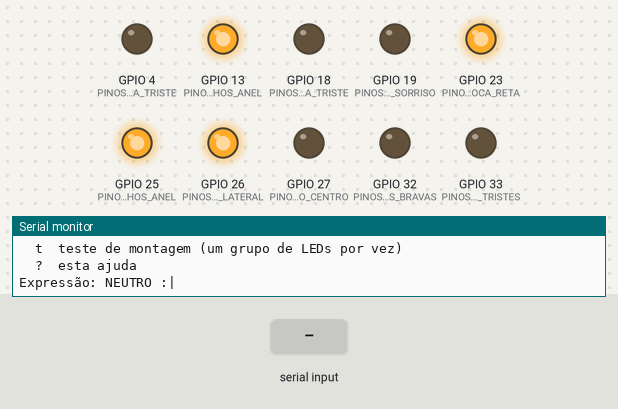
Recording of a sketch running on a simulated ESP32. Parts: output pins drawn as LEDs (lit = HIGH), the last lines printed to the serial monitor. The inputs (shaded band) are chosen by the test bench. Random numbers use the default seed unless the sketch sets one.

Above: at 1.2 s.
1.3 s: "t\n" received over Serial
At 2.2 s:
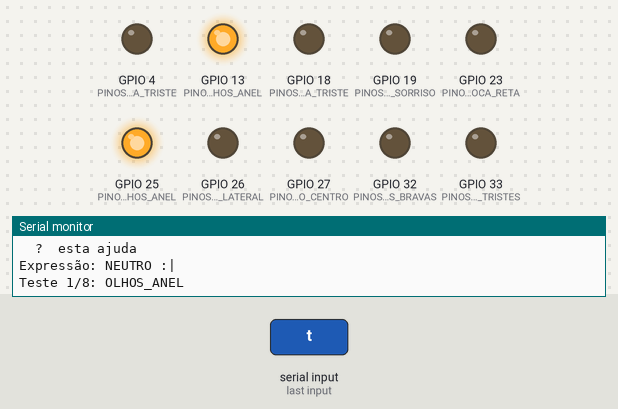
At 3.4 s:
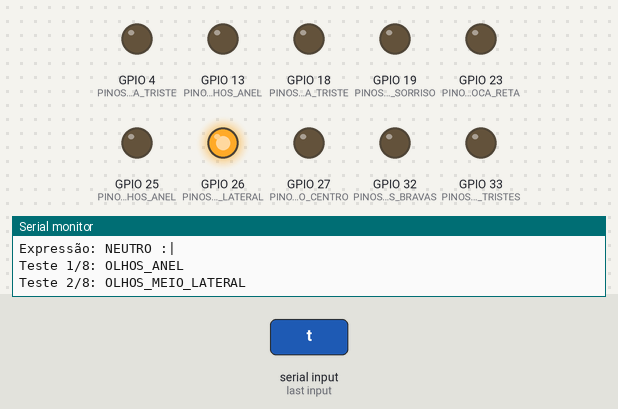
4.3 s: "p\n" received over Serial
7.3 s: "d\n" received over Serial
10.3 s: "T\n" received over Serial
At 16.0 s:
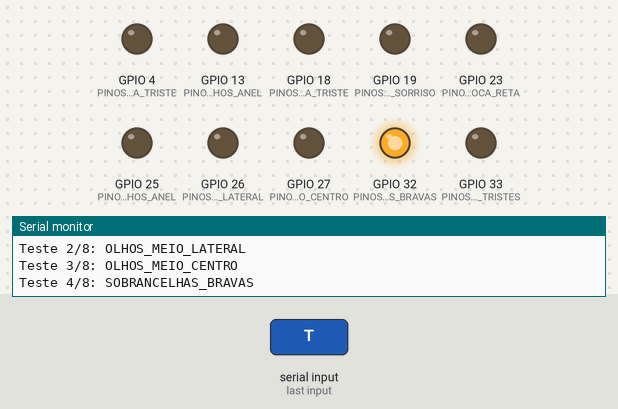
Timing chart, 0 to 26.8 s (numbered marks = the images above; inputs shaded):
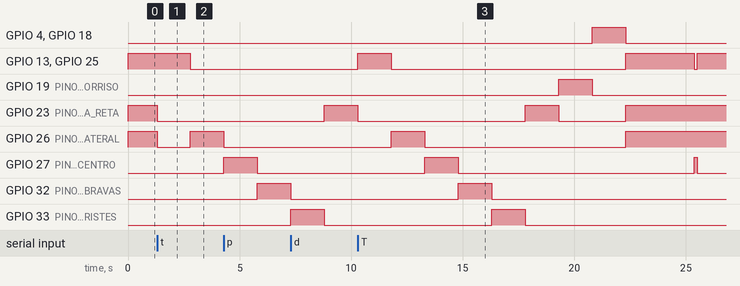

The sketch:

NightmareGrimm.ino
```cpp
// Nightmare Grimm — rosto de LEDs controlado por ESP32.
//
// Organização:
//   config.h        pinos e tempos (o que normalmente se ajusta)
//   grupos_led.*    grupos de LEDs e escrita nos pinos
//   expressoes.*    tabela das cinco expressões
//   rosto.*         expressão ativa + olhos, traduzidos em grupos de LEDs
//   piscada.*       piscada automática não bloqueante
//   comandos.*      serial, modo demonstração e teste de montagem
//
// Montagem e ligação elétrica: README.md na raiz do repositório.

#include "config.h"
#include "comandos.h"
#include "grupos_led.h"
#include "piscada.h"
#include "rosto.h"

void setup() {
  Serial.begin(SERIAL_VELOCIDADE);

  gruposIniciar();
  rostoIniciar(EXPRESSAO_INICIAL);

  const uint32_t agora = millis();
  piscadaIniciar(agora);
  comandosIniciar(agora);
}

void loop() {
  const uint32_t agora = millis();

  comandosAtualizar(agora);
  if (!comandosTesteAtivo()) {
    piscadaAtualizar(agora);
  }
}
```

comandos.cpp
```cpp
#include "comandos.h"
#include "config.h"
#include "grupos_led.h"
#include "piscada.h"
#include "rosto.h"

namespace {

constexpr uint8_t TOTAL_EXPRESSOES = uint8_t(Expressao::QUANTIDADE);
constexpr uint8_t TOTAL_GRUPOS = uint8_t(GrupoLed::QUANTIDADE);

bool demoAtivo = DEMO_AO_LIGAR;
uint32_t ultimaTrocaDemo = 0;

// Teste de montagem: acende um grupo por vez, na ordem do enum GrupoLed.
bool testeAtivo = false;
uint8_t testeGrupo = 0;
uint32_t testeInicioGrupo = 0;

void mostrarAjuda() {
  Serial.println();
  Serial.println(F("Nightmare Grimm - comandos:"));
  for (uint8_t i = 0; i < TOTAL_EXPRESSOES; i++) {
    const DefinicaoExpressao& definicao = expressaoDefinicao(Expressao(i));
    Serial.printf("  %u  %-12s %s\n", i + 1, definicao.nome, definicao.simbolo);
  }
  Serial.println(F("  p  piscar agora"));
  Serial.println(F("  d  liga/desliga o modo demonstração"));
  Serial.println(F("  t  teste de montagem (um grupo de LEDs por vez)"));
  Serial.println(F("  ?  esta ajuda"));
}

void mudarExpressao(Expressao expressao) {
  rostoDefinirExpressao(expressao);
  const DefinicaoExpressao& definicao = expressaoDefinicao(expressao);
  Serial.printf("Expressão: %s %s\n", definicao.nome, definicao.simbolo);
}

void acenderGrupoDoTeste(uint32_t agora) {
  const GrupoLed grupo = GrupoLed(testeGrupo);
  gruposAplicar(mascara(grupo));
  testeInicioGrupo = agora;
  Serial.printf("Teste %u/%u: %s\n", testeGrupo + 1, TOTAL_GRUPOS, grupoNome(grupo));
}

void iniciarTeste(uint32_t agora) {
  testeAtivo = true;
  testeGrupo = 0;
  acenderGrupoDoTeste(agora);
}

void pararTeste(uint32_t agora) {
  if (!testeAtivo) {
    return;
  }
  testeAtivo = false;
  rostoReaplicar();
  piscadaIniciar(agora);
  ultimaTrocaDemo = agora;
}

void atualizarTeste(uint32_t agora) {
  if (agora - testeInicioGrupo < TESTE_GRUPO_MS) {
    return;
  }
  testeGrupo++;
  if (testeGrupo < TOTAL_GRUPOS) {
    acenderGrupoDoTeste(agora);
  } else {
    Serial.println(F("Teste concluído."));
    pararTeste(agora);
  }
}

void atualizarDemo(uint32_t agora) {
  if (!demoAtivo || agora - ultimaTrocaDemo < DEMO_INTERVALO_MS) {
    return;
  }
  ultimaTrocaDemo = agora;
  const uint8_t proxima = (uint8_t(rostoExpressao()) + 1) % TOTAL_EXPRESSOES;
  mudarExpressao(Expressao(proxima));
}

void tratarComando(char comando, uint32_t agora) {
  // '1'..'5' escolhem a expressão e desligam a demonstração.
  if (comando >= '1' && comando < char('1' + TOTAL_EXPRESSOES)) {
    pararTeste(agora);
    demoAtivo = false;
    mudarExpressao(Expressao(comando - '1'));
    return;
  }

  switch (comando) {
    case 'p':
    case 'P':
      if (!testeAtivo) {
        piscadaAgora(agora);
      }
      break;

    case 'd':
    case 'D':
      demoAtivo = !demoAtivo;
      ultimaTrocaDemo = agora;
      Serial.println(demoAtivo ? F("Demonstração ligada.") : F("Demonstração desligada."));
      break;

    case 't':
    case 'T':
      iniciarTeste(agora);
      break;

    case '?':
    case 'h':
    case 'H':
      mostrarAjuda();
      break;

    case '\r':
    case '\n':
    case ' ':
      break;

    default:
      Serial.printf("Comando desconhecido: '%c' (envie ? para ajuda)\n", comando);
      break;
  }
}

}  // namespace

void comandosIniciar(uint32_t agora) {
  ultimaTrocaDemo = agora;
  mostrarAjuda();
  mudarExpressao(rostoExpressao());
}

void comandosAtualizar(uint32_t agora) {
  while (Serial.available() > 0) {
    tratarComando(char(Serial.read()), agora);
  }

  if (testeAtivo) {
    atualizarTeste(agora);
  } else {
    atualizarDemo(agora);
  }
}

bool comandosTesteAtivo() {
  return testeAtivo;
}
```

comandos.h
```cpp
// Escolha da expressão: comandos pela serial, modo demonstração e teste de
// montagem. Envie "?" no Monitor Serial (115200) para ver a lista.
#pragma once
#include <Arduino.h>

void comandosIniciar(uint32_t agora);

// Chamar a cada volta do loop.
void comandosAtualizar(uint32_t agora);

// Durante o teste de montagem os grupos são acesos diretamente, então a
// piscada fica pausada.
bool comandosTesteAtivo();
```

expressoes.cpp
```cpp
#include "expressoes.h"

namespace {

// Uma linha por expressão, na mesma ordem do enum Expressao.
// Para criar uma expressão nova: acrescente o nome no enum (antes de
// QUANTIDADE) e a linha correspondente aqui.
const DefinicaoExpressao EXPRESSOES[] = {
  // nome           símbolo  sobrancelhas            boca              modelo
  { "FELIZ",        ":)",   Sobrancelhas::NENHUMA, Boca::SORRISO },  // Feliz.png
  { "FELIZ_BRAVO",  ">:)",  Sobrancelhas::BRAVAS,  Boca::SORRISO },  // bravo-Feliz.png
  { "BRAVO",        ">:|",  Sobrancelhas::BRAVAS,  Boca::RETA    },  // bravo.png
  { "NEUTRO",       ":|",   Sobrancelhas::NENHUMA, Boca::RETA    },  // Neutro.png
  { "TRISTE",       "<:(",  Sobrancelhas::TRISTES, Boca::TRISTE  },  // triste.png
};

static_assert(sizeof(EXPRESSOES) / sizeof(EXPRESSOES[0]) == size_t(Expressao::QUANTIDADE),
              "EXPRESSOES precisa de uma linha para cada valor de Expressao");

}  // namespace

const DefinicaoExpressao& expressaoDefinicao(Expressao expressao) {
  return EXPRESSOES[uint8_t(expressao)];
}
```

expressoes.h
```cpp
// Expressões faciais do Nightmare Grimm.
//
// Cada expressão é descrita só pelo que muda entre elas: sobrancelhas e boca.
// Os olhos são iguais em todos os modelos (Models/*.png) e só mudam na piscada,
// por isso ficam fora desta tabela (ver rosto.h e piscada.h).
#pragma once
#include <Arduino.h>

enum class Expressao : uint8_t {
  FELIZ,        //  :)
  FELIZ_BRAVO,  // >:)
  BRAVO,        // >:|
  NEUTRO,       //  :|
  TRISTE,       // <:(
  QUANTIDADE    // não é uma expressão: marca o total
};

enum class Sobrancelhas : uint8_t { NENHUMA, BRAVAS, TRISTES };
enum class Boca : uint8_t { RETA, SORRISO, TRISTE };

struct DefinicaoExpressao {
  const char* nome;
  const char* simbolo;
  Sobrancelhas sobrancelhas;
  Boca boca;
};

const DefinicaoExpressao& expressaoDefinicao(Expressao expressao);
```

grupos_led.cpp
```cpp
#include "grupos_led.h"
#include "config.h"

namespace {

struct DefinicaoGrupo {
  const uint8_t* pinos;  // MAX_PINOS_POR_GRUPO posições; SEM_PINO nas que sobram
  const char* nome;
};

// Mesma ordem do enum GrupoLed.
const DefinicaoGrupo GRUPOS[] = {
  { PINOS_OLHOS_ANEL,           "OLHOS_ANEL" },
  { PINOS_OLHOS_MEIO_LATERAL,   "OLHOS_MEIO_LATERAL" },
  { PINOS_OLHOS_MEIO_CENTRO,    "OLHOS_MEIO_CENTRO" },
  { PINOS_SOBRANCELHAS_BRAVAS,  "SOBRANCELHAS_BRAVAS" },
  { PINOS_SOBRANCELHAS_TRISTES, "SOBRANCELHAS_TRISTES" },
  { PINOS_BOCA_RETA,            "BOCA_RETA" },
  { PINOS_BOCA_SORRISO,         "BOCA_SORRISO" },
  { PINOS_BOCA_TRISTE,          "BOCA_TRISTE" },
};

constexpr uint8_t TOTAL_GRUPOS = uint8_t(GrupoLed::QUANTIDADE);

static_assert(sizeof(GRUPOS) / sizeof(GRUPOS[0]) == TOTAL_GRUPOS,
              "GRUPOS precisa de uma linha para cada valor de GrupoLed");
static_assert(TOTAL_GRUPOS <= sizeof(MascaraLeds) * 8,
              "MascaraLeds não tem bits para todos os grupos");

constexpr uint8_t NIVEL_LED_APAGADO = (NIVEL_LED_ACESO == HIGH) ? LOW : HIGH;

MascaraLeds estadoAtual = 0;

void escrever(uint8_t indice, bool aceso) {
  for (uint8_t i = 0; i < MAX_PINOS_POR_GRUPO; i++) {
    const uint8_t pino = GRUPOS[indice].pinos[i];
    if (pino != SEM_PINO) {
      digitalWrite(pino, aceso ? NIVEL_LED_ACESO : NIVEL_LED_APAGADO);
    }
  }
}

}  // namespace

void gruposIniciar() {
  for (uint8_t g = 0; g < TOTAL_GRUPOS; g++) {
    for (uint8_t i = 0; i < MAX_PINOS_POR_GRUPO; i++) {
      if (GRUPOS[g].pinos[i] != SEM_PINO) {
        pinMode(GRUPOS[g].pinos[i], OUTPUT);
      }
    }
    escrever(g, false);
  }
  estadoAtual = 0;
}

void gruposAplicar(MascaraLeds acesos) {
  const MascaraLeds mudaram = acesos ^ estadoAtual;
  for (uint8_t i = 0; i < TOTAL_GRUPOS; i++) {
    const MascaraLeds bit = MascaraLeds(1u << i);
    if (mudaram & bit) {
      escrever(i, acesos & bit);
    }
  }
  estadoAtual = acesos;
}

const char* grupoNome(GrupoLed grupo) {
  return GRUPOS[uint8_t(grupo)].nome;
}
```

grupos_led.h
```cpp
// Grupos de LEDs: cada grupo acende e apaga junto. Os pinos de cada grupo
// ficam em config.h (os grupos grandes usam 2 pinos).
//
// Quantidades e posições finais: docs/gerar_layout.py (mapa em docs/mapa-leds.svg).
#pragma once
#include <Arduino.h>

enum class GrupoLed : uint8_t {
  OLHOS_ANEL,            // 16 amarelos: contorno dos olhos, menos as laterais do meio
  OLHOS_MEIO_LATERAL,    //  4 amarelos: laterais do meio, acesos com olho aberto e fechado
  OLHOS_MEIO_CENTRO,     //  4 amarelos: centro da barra do meio, só na piscada
  SOBRANCELHAS_BRAVAS,   //  8 vermelhos: descem em direção ao centro
  SOBRANCELHAS_TRISTES,  //  6 azuis:     sobem em direção ao centro
  BOCA_RETA,             //  4 vermelhos: linha central da boca
  BOCA_SORRISO,          //  6 vermelhos: cantos que sobem no sorriso
  BOCA_TRISTE,           // 10 azuis:     linha central + cantos que descem
  QUANTIDADE             // não é um grupo: marca o total
};

// Conjunto de grupos acesos: um bit por grupo.
using MascaraLeds = uint16_t;

constexpr MascaraLeds mascara(GrupoLed grupo) {
  return MascaraLeds(1u << uint8_t(grupo));
}

// Configura os pinos e deixa tudo apagado.
void gruposIniciar();

// Deixa acesos exatamente os grupos da máscara. Só escreve nos pinos que
// mudaram, então o resto do rosto não é tocado.
void gruposAplicar(MascaraLeds acesos);

const char* grupoNome(GrupoLed grupo);
```

piscada.cpp
```cpp
#include "piscada.h"
#include "config.h"
#include "rosto.h"

namespace {

enum class Fase : uint8_t {
  ESPERANDO,     // olhos abertos até a próxima piscada
  FECHADO,       // olhos fechados
  PAUSA_DUPLA,   // olhos abertos por um instante antes da segunda piscada
};

Fase fase = Fase::ESPERANDO;
uint32_t inicioFase = 0;
uint32_t duracaoFase = 0;
bool faltaSegunda = false;  // piscada dupla em andamento

void entrar(Fase nova, uint32_t agora, uint32_t duracao) {
  fase = nova;
  inicioFase = agora;
  duracaoFase = duracao;
}

uint32_t sortearEspera() {
  return random(PISCADA_INTERVALO_MIN_MS, PISCADA_INTERVALO_MAX_MS + 1);
}

void fechar(uint32_t agora) {
  rostoDefinirOlhos(Olhos::FECHADOS);
  entrar(Fase::FECHADO, agora, PISCADA_FECHADO_MS);
}

}  // namespace

void piscadaIniciar(uint32_t agora) {
  rostoDefinirOlhos(Olhos::ABERTOS);
  faltaSegunda = false;
  entrar(Fase::ESPERANDO, agora, sortearEspera());
}

void piscadaAgora(uint32_t agora) {
  if (fase == Fase::ESPERANDO) {
    faltaSegunda = false;
    fechar(agora);
  }
}

void piscadaAtualizar(uint32_t agora) {
  // Subtração sem sinal: continua correta quando o millis() dá a volta.
  if (agora - inicioFase < duracaoFase) {
    return;
  }

  switch (fase) {
    case Fase::ESPERANDO:
      faltaSegunda = random(100) < PISCADA_DUPLA_CHANCE;
      fechar(agora);
      break;

    case Fase::FECHADO:
      rostoDefinirOlhos(Olhos::ABERTOS);
      if (faltaSegunda) {
        faltaSegunda = false;
        entrar(Fase::PAUSA_DUPLA, agora, PISCADA_DUPLA_PAUSA_MS);
      } else {
        entrar(Fase::ESPERANDO, agora, sortearEspera());
      }
      break;

    case Fase::PAUSA_DUPLA:
      fechar(agora);
      break;
  }
}
```

piscada.h
```cpp
// Piscada automática, sem bloquear o loop (usa millis(), nunca delay()).
// Os tempos ficam em config.h.
#pragma once
#include <Arduino.h>

// Abre os olhos e agenda a próxima piscada.
void piscadaIniciar(uint32_t agora);

// Chamar a cada volta do loop.
void piscadaAtualizar(uint32_t agora);

// Pisca agora, se não estiver piscando.
void piscadaAgora(uint32_t agora);
```

rosto.cpp
```cpp
#include "rosto.h"
#include "grupos_led.h"

namespace {

Expressao expressaoAtual = Expressao::NEUTRO;
Olhos olhosAtuais = Olhos::ABERTOS;

// Tradução de cada parte do rosto para grupos de LEDs, conforme os modelos.

MascaraLeds mascaraOlhos(Olhos olhos) {
  switch (olhos) {
    case Olhos::ABERTOS:   // contorno completo (Feliz.png, Neutro.png...)
      return mascara(GrupoLed::OLHOS_ANEL) | mascara(GrupoLed::OLHOS_MEIO_LATERAL);
    case Olhos::FECHADOS:  // só a barra do meio (piscando.png)
      return mascara(GrupoLed::OLHOS_MEIO_LATERAL) | mascara(GrupoLed::OLHOS_MEIO_CENTRO);
  }
  return 0;
}

MascaraLeds mascaraSobrancelhas(Sobrancelhas sobrancelhas) {
  switch (sobrancelhas) {
    case Sobrancelhas::NENHUMA: return 0;
    case Sobrancelhas::BRAVAS:  return mascara(GrupoLed::SOBRANCELHAS_BRAVAS);
    case Sobrancelhas::TRISTES: return mascara(GrupoLed::SOBRANCELHAS_TRISTES);
  }
  return 0;
}

MascaraLeds mascaraBoca(Boca boca) {
  switch (boca) {
    case Boca::RETA:    return mascara(GrupoLed::BOCA_RETA);
    case Boca::SORRISO: return mascara(GrupoLed::BOCA_RETA) | mascara(GrupoLed::BOCA_SORRISO);
    case Boca::TRISTE:  return mascara(GrupoLed::BOCA_TRISTE);
  }
  return 0;
}

void aplicar() {
  const DefinicaoExpressao& definicao = expressaoDefinicao(expressaoAtual);
  gruposAplicar(mascaraOlhos(olhosAtuais) |
                mascaraSobrancelhas(definicao.sobrancelhas) |
                mascaraBoca(definicao.boca));
}

}  // namespace

void rostoIniciar(Expressao inicial) {
  expressaoAtual = inicial;
  olhosAtuais = Olhos::ABERTOS;
  aplicar();
}

void rostoDefinirExpressao(Expressao expressao) {
  expressaoAtual = expressao;
  aplicar();
}

Expressao rostoExpressao() {
  return expressaoAtual;
}

void rostoDefinirOlhos(Olhos olhos) {
  olhosAtuais = olhos;
  aplicar();
}

void rostoReaplicar() {
  aplicar();
}
```

rosto.h
```cpp
// Estado atual do rosto: expressão ativa + olhos abertos/fechados.
//
// Expressão e olhos são independentes: a piscada mexe só nos olhos e a troca
// de expressão mexe só em sobrancelhas e boca. Assim uma piscada nunca altera
// a expressão, e trocar de expressão no meio de uma piscada não a interrompe.
#pragma once
#include "expressoes.h"

enum class Olhos : uint8_t { ABERTOS, FECHADOS };

void rostoIniciar(Expressao inicial);

void rostoDefinirExpressao(Expressao expressao);
Expressao rostoExpressao();

void rostoDefinirOlhos(Olhos olhos);

// Reescreve os LEDs a partir do estado guardado (usado depois do teste de
// montagem, que acende os grupos diretamente).
void rostoReaplicar();
```

config.h
```cpp
// Configuração do Nightmare Grimm: pinos e tempos.
// É aqui que se ajusta o comportamento sem mexer na lógica.
#pragma once
#include <Arduino.h>
#include "expressoes.h"

// ---------------------------------------------------------------------------
// Pinos do ESP32 (ver grupos_led.h)
// ---------------------------------------------------------------------------
// Os LEDs são ligados direto nos pinos, sem driver: pino -> resistor -> anodo,
// catodo no GND (comum a todos). Cada pino fica com no máximo 8 LEDs (~16 mA),
// por isso os grupos grandes usam 2 pinos: o primeiro liga a metade esquerda
// do rosto (vista de frente) e o segundo, a metade direita.
//
// Escolhidos entre as saídas seguras do ESP32 DevKit: ficam de fora os pinos
// de boot (0, 2, 5, 12, 15), os da memória flash (6–11), os que só funcionam
// como entrada (34–39), a serial USB (1, 3) e o 14 (oscila no boot).
// 21 e 22 ficam livres para I2C.
constexpr uint8_t SEM_PINO = 0xFF;
constexpr uint8_t MAX_PINOS_POR_GRUPO = 2;

constexpr uint8_t PINOS_OLHOS_ANEL[MAX_PINOS_POR_GRUPO]           = { 25, 13 };
constexpr uint8_t PINOS_OLHOS_MEIO_LATERAL[MAX_PINOS_POR_GRUPO]   = { 26, SEM_PINO };
constexpr uint8_t PINOS_OLHOS_MEIO_CENTRO[MAX_PINOS_POR_GRUPO]    = { 27, SEM_PINO };
constexpr uint8_t PINOS_SOBRANCELHAS_BRAVAS[MAX_PINOS_POR_GRUPO]  = { 32, SEM_PINO };
constexpr uint8_t PINOS_SOBRANCELHAS_TRISTES[MAX_PINOS_POR_GRUPO] = { 33, SEM_PINO };
constexpr uint8_t PINOS_BOCA_RETA[MAX_PINOS_POR_GRUPO]            = { 23, SEM_PINO };
constexpr uint8_t PINOS_BOCA_SORRISO[MAX_PINOS_POR_GRUPO]         = { 19, SEM_PINO };
constexpr uint8_t PINOS_BOCA_TRISTE[MAX_PINOS_POR_GRUPO]          = { 18, 4 };

// Nível do pino que ACENDE os LEDs.
//   HIGH: LED entre o pino e o GND (o pino fornece a corrente). É a ligação
//         do README.
//   LOW:  LED entre o 3V3 e o pino (o pino absorve a corrente).
constexpr uint8_t NIVEL_LED_ACESO = HIGH;

// ---------------------------------------------------------------------------
// Expressões
// ---------------------------------------------------------------------------
constexpr Expressao EXPRESSAO_INICIAL = Expressao::NEUTRO;

// Modo demonstração: troca de expressão sozinho, em ordem, até receber um
// comando de expressão pela serial.
constexpr bool     DEMO_AO_LIGAR     = true;
constexpr uint32_t DEMO_INTERVALO_MS = 5000;

// ---------------------------------------------------------------------------
// Piscada
// ---------------------------------------------------------------------------
// O tempo até a próxima piscada é sorteado entre o mínimo e o máximo.
constexpr uint32_t PISCADA_INTERVALO_MIN_MS = 2500;
constexpr uint32_t PISCADA_INTERVALO_MAX_MS = 6000;
constexpr uint32_t PISCADA_FECHADO_MS       = 150;  // olhos fechados em cada piscada

// Piscada dupla: chance (0–100 %) de piscar de novo logo em seguida.
constexpr uint8_t  PISCADA_DUPLA_CHANCE     = 20;
constexpr uint32_t PISCADA_DUPLA_PAUSA_MS   = 120;  // olhos abertos entre as duas

static_assert(PISCADA_INTERVALO_MIN_MS <= PISCADA_INTERVALO_MAX_MS,
              "PISCADA_INTERVALO_MIN_MS deve ser <= PISCADA_INTERVALO_MAX_MS");
static_assert(PISCADA_DUPLA_CHANCE <= 100, "PISCADA_DUPLA_CHANCE é uma porcentagem");

// ---------------------------------------------------------------------------
// Serial e teste de montagem
// ---------------------------------------------------------------------------
constexpr uint32_t SERIAL_VELOCIDADE = 115200;
constexpr uint32_t TESTE_GRUPO_MS    = 1500;  // tempo aceso de cada grupo no teste
```

Measured:
- after the input at 1.3 s, GPIO 13 (PINOS_OLHOS_ANEL), GPIO 25 (PINOS_OLHOS_ANEL): HIGH → LOW after 1.5 s; GPIO 23 (PINOS_BOCA_RETA): HIGH → LOW at once; GPIO 26 (PINOS_OLHOS_MEIO_LATERAL): HIGH → LOW at once, → HIGH 1.5 s later, → LOW 1.5 s later; GPIO 27 (PINOS_OLHOS_MEIO_CENTRO): LOW → HIGH after 3.0 s
- after the input at 4.3 s, GPIO 33 (PINOS_SOBRANCELHAS_TRISTES): LOW → HIGH after 3.0 s
- after the input at 10.3 s, GPIO 32 (PINOS_SOBRANCELHAS_BRAVAS): LOW → HIGH after 4.5 s, → LOW 1.5 s later; GPIO 33 (PINOS_SOBRANCELHAS_TRISTES): LOW → HIGH after 6.0 s, → LOW 1.5 s later
